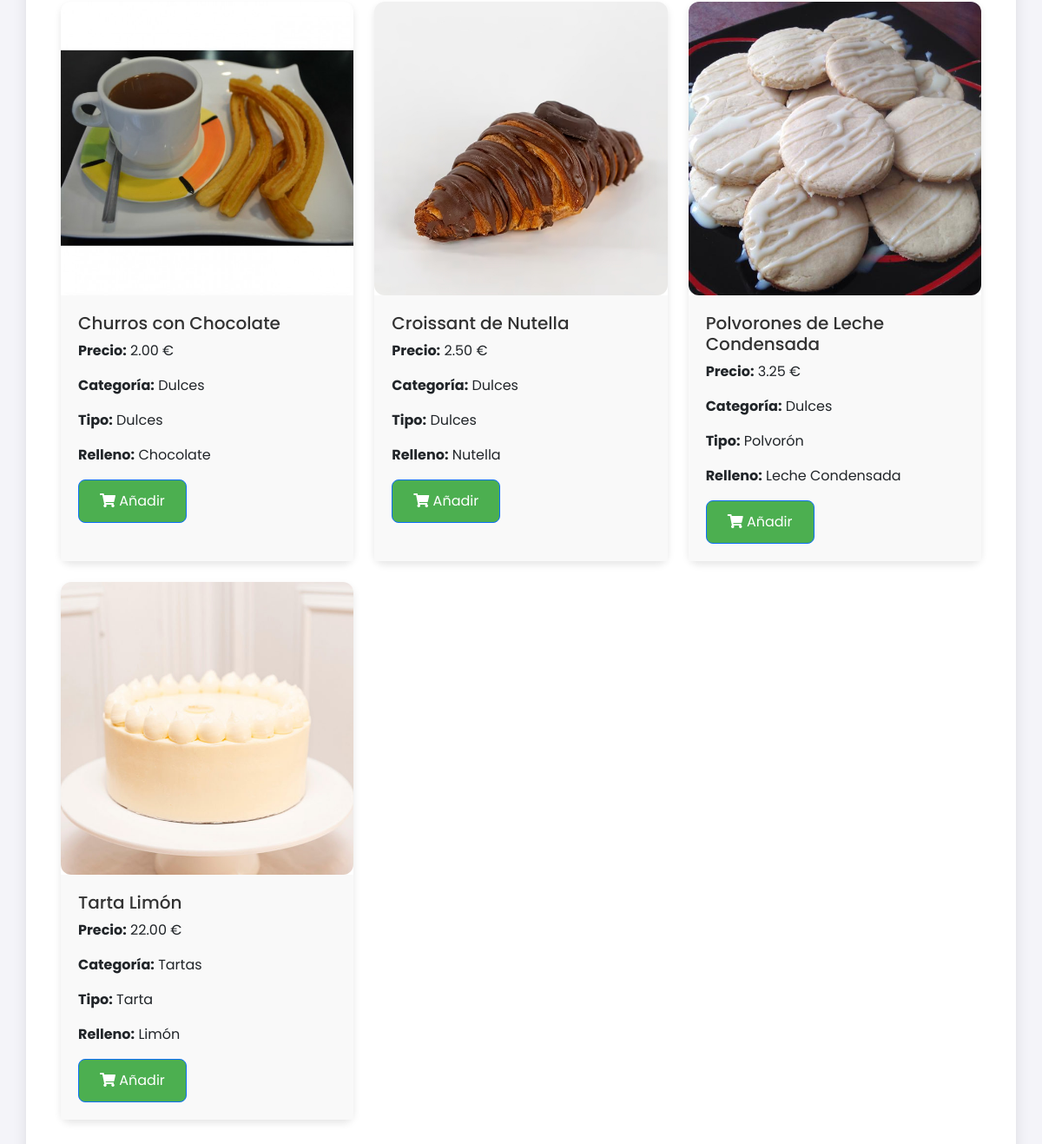
Page /main.php (signed in, lower part) on the earlier database version.
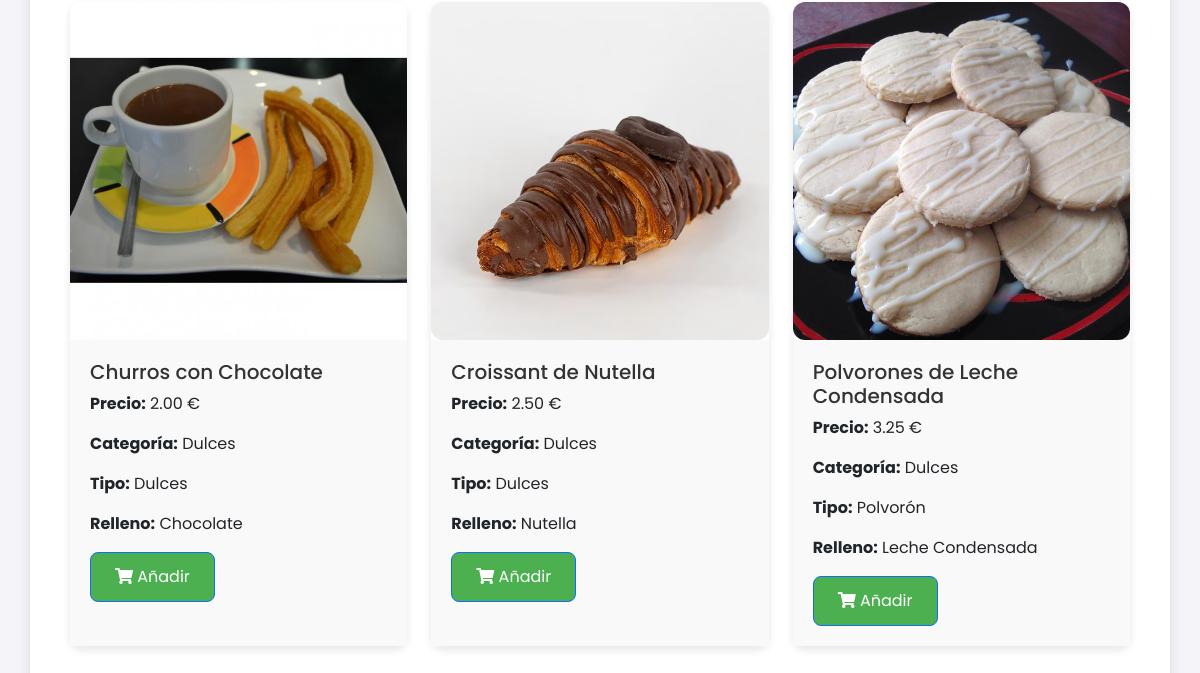
Same page on the later database version.
### tables this page shows
CREATE TABLE IF NOT EXISTS productos (
    id INT AUTO_INCREMENT PRIMARY KEY,
    nombre VARCHAR(50) NOT NULL,
    precio DECIMAL(10, 2) NOT NULL,
    categoria VARCHAR(255),
    tipo VARCHAR(50),
    relleno VARCHAR(255),
    imagen VARCHAR(255)  
);

### public/main.php (the view, shortened to what this page needs)
<?php
$conexion = Conexion::obtenerInstancia()->obtenerConexion();
try {
    $sql = "SELECT id, nombre, precio, categoria, tipo, relleno, imagen FROM productos";
    $stmt = $conexion->prepare($sql);
    $stmt->execute();
    $productos = $stmt->fetchAll(PDO::FETCH_ASSOC);
} catch (PDOException $e) {
    die("Error al obtener productos: " . $e->getMessage());
}
?>
<!DOCTYPE html>
<html lang="es">
<head>
    <link href="https://cdn.jsdelivr.net/npm/bootstrap@5.3.0-alpha1/dist/css/bootstrap.min.css" rel="stylesheet">
    <link href="css/style2.css" rel="stylesheet">
    <link href="https://cdnjs.cloudflare.com/ajax/libs/font-awesome/5.15.4/css/all.min.css" rel="stylesheet">
</head>
<body>
    <div class="container mt-5">
        <?php if (!empty($productos)) : ?>
            <div class="row row-cols-1 row-cols-md-3 g-4 mt-3">
                <?php foreach ($productos as $producto) : ?>
                    <div class="col">
                        <div class="card h-100">
                            <img src="<?php echo htmlspecialchars($producto['imagen']); ?>"
                                 class="card-img-top"
                                 alt="Imagen de <?php echo htmlspecialchars($producto['nombre']); ?>">
                            <div class="card-body">
                                <h5 class="card-title"><?php echo htmlspecialchars($producto['nombre']); ?></h5>
                                <p class="card-text"><strong>Precio:</strong> <?php echo htmlspecialchars($producto['precio']); ?> €</p>
                                <p class="card-text"><strong>Categoría:</strong> <?php echo htmlspecialchars($producto['categoria']); ?></p>
                                <p class="card-text"><strong>Tipo:</strong> <?php echo htmlspecialchars($producto['tipo']); ?></p>
                                <p class="card-text"><strong>Relleno:</strong> <?php echo htmlspecialchars($producto['relleno']); ?></p>
                                <form action="" method="POST">
                                    <button type="submit" class="btn btn-primary">
                                        <i class="fas fa-shopping-cart"></i> Añadir
                                    </button>
                                </form>
                            </div>
                        </div>
                    </div>
                <?php endforeach; ?>
            </div>
        <?php else : ?>
            <p>No hay productos disponibles.</p>
        <?php endif; ?>
    </div>
</body>
</html>

### public/css/style2.css (style rules this page uses)
body { font-family: 'Poppins', sans-serif; background-color: #f4f4f9; color: #333; }
.container { background-color: #fff; border-radius: 12px; padding: 40px; box-shadow: 0 8px 16px rgba(0, 0, 0, 0.1); }
.btn-primary { background-color: #4CAF50; color: white; border-radius: 8px; padding: 12px 24px; transition: all 0.3s ease; }
.card { border: none; border-radius: 12px; box-shadow: 0 4px 8px rgba(0, 0, 0, 0.1); }
.card-title { color: #333; }
.card-body { padding: 20px; background-color: #f9f9f9; }
.card-img-top { border-radius: 12px; }
.row-cols-md-3 { margin-top: 20px; }

Differences in the rows shown:
removed productos: imagen (picture), nombre "Tarta Limón", precio "22.00", categoria "Tartas", tipo "Tarta", relleno "Limón"
